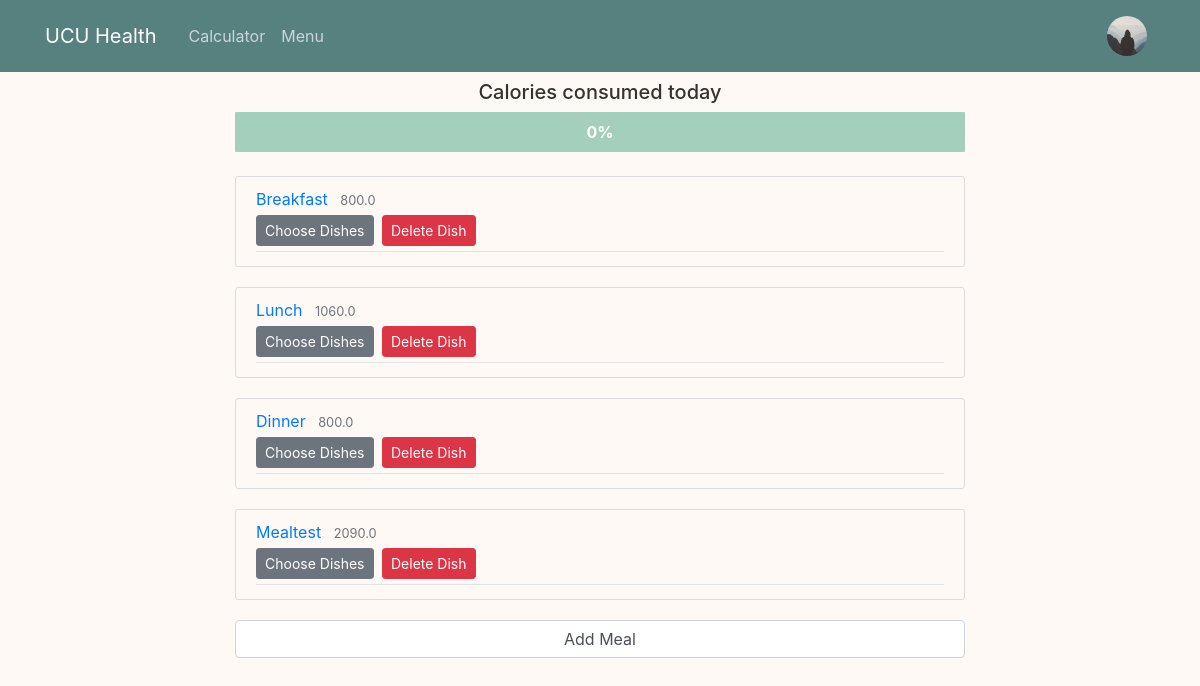
The app's page /main (signed in) with its own data.
### main/models.py (models this page shows, shortened)
class User(db.Model, UserMixin):
    id = db.Column(db.Integer, primary_key=True)
    username = db.Column(db.String(20), unique=True, nullable=False)
    email = db.Column(db.String(120), unique=True, nullable=False)
    password = db.Column(db.String(100), nullable=False)
    image_file = db.Column(db.String(20), nullable = False, default='default.jpg')
    custom_plan = db.Column(db.Boolean, default = False)
    sex = db.Column(db.String(10), nullable = False)
    age = db.Column(db.Integer, nullable = False)
    height = db.Column(db.Integer, nullable=False)
    weight = db.Column(db.Integer, nullable=False)
    goal = db.Column(db.Integer, nullable=False)
    activity = db.Column(db.Float, nullable=False)
    calories = db.Column(db.Float, nullable=False)
    proteins = db.Column(db.Float, nullable=False)
    carbs = db.Column(db.Float, nullable=False)
    fats = db.Column(db.Float, nullable=False)
    meals = db.relationship('Meal', backref="author", lazy = True)

class Meal(db.Model):
    id = db.Column(db.Integer, primary_key = True)
    name = db.Column(db.String(30), nullable = False)
    calories = db.Column(db.Float, nullable = False)
    proteins = db.Column(db.Float, nullable = False)
    carbs = db.Column(db.Float, nullable = False)
    fats = db.Column(db.Float, nullable = False)
    choicen = db.Column(db.Integer, default = 0)
    date_added = db.Column(db.Date, nullable = False,
        default = datetime.date(datetime.utcnow()))
    user_id = db.Column(db.Integer, db.ForeignKey("user.id"), nullable = False)
    dishes = db.relationship('Dish', backref = 'meal', lazy=True)

### main/routes.py (the view, shortened to what this page needs)
@app.route("/", methods=['GET', 'POST'])
@app.route("/main", methods=['GET', 'POST'])
def main():
    if not current_user.is_authenticated:
        return render_template('home.html', title = 'Home')
    meals = Meal.query.filter_by(date_added = datetime.date(datetime.utcnow()),
            user_id = current_user.id).all()
    return render_template('main.html', title = 'Main', meals = meals)

### main/models.py (called while the page is built)
@login_manager.user_loader
def load_user(user_id):
    return User.query.get(int(user_id))

### main/templates/main.html (shortened to what this page needs)
{% extends "layout.html" %}
{% block content %}
<link href="{{ url_for('static', filename='main_bar.css') }}" rel="stylesheet">
<h5 align="center">Calories consumed today</h5>
<div class="progress-bar" role="progressbar">
    <div class="progress-bar-value">0%</div>
</div>
<br>
<form method="POST" action="">
  {% set total_calories = 0 %}
  {% for meal in meals %}
  {% set total_calories = total_calories + meal.calories %}
  <article class="media content-section">
    <div class="media-body">
    <div class="article-metadata">
        <a class="mr-2" href="#">{{ meal.name }}</a>
        <small class="text-muted">{{ meal.calories }}</small>
        <div>
            {% if meal.choicen == False %}
              <a class="btn btn-secondary btn-sm mt-1 mb-1" href="{{url_for('choose_dishes', meal_id = meal.id)}}">Choose Dishes</a>
            {% else %}
              <a class="btn btn-secondary btn-sm mt-1 mb-1" href="{{url_for('show_dish', meal_id = meal.id)}}">Show Dish</a>
              <a class="btn btn-secondary btn-sm mt-1 mb-1" href="{{url_for('view_dishes', meal_id = meal.id)}}">Change Dish</a>
            {% endif %}
            <a class="btn btn-danger btn-sm m-1" href="{{url_for('delete_meal', meal_id = meal.id)}}">Delete Dish</a>
        </div>
  </article>
  {% endfor %}
  <form method="POST" action="">
    <div class="input_field">
      <input type="submit", name="submit_button", value="Add Meal", class="form-control", id="all_meal">
    </div>
  </form>
</form>
{% endblock content %}

### main/templates/layout.html (shortened to what this page needs)
<!DOCTYPE html>
<html>
  <head>
    <link
      rel="stylesheet"
      href="https://maxcdn.bootstrapcdn.com/bootstrap/4.0.0/css/bootstrap.min.css"
 />
    <link
      rel="stylesheet"
      type="text/css"
      href="{{ url_for('static', filename='main.css') }}" />
  </head>
  <body>
    <header class="site-header">
      <nav class="navbar navbar-expand-lg navbar-dark bg-steel fixed-top">
        <div class="container">
          <a class="navbar-brand mr-4" href="{{ url_for('main') }}">UCU Health</a>
          <div class="collapse navbar-collapse" id="navbarToggle">
            <div class="navbar-nav mr-auto">
              <a class="nav-item nav-link" href="{{ url_for('calculator') }}">Calculator</a>
              <a class="nav-item nav-link" href="{{ url_for('menu') }}">Menu</a>
            </div>
            <div class="navbar-nav">
            {% if current_user.is_authenticated %}
              <a class="nav-item nav-link" href="{{ url_for("account") }}"><img class="rounded-circle panel-img" src="{{ url_for('static', filename = 'profile_pics/' + current_user.image_file ) }} "></a>
            {% else %}
              <a class="nav-item nav-link" href="{{ url_for("login") }}">Login</a>
              <a class="nav-item nav-link" href="{{ url_for("register") }}">Register</a>
            {% endif %}
            </div>
          </div>
        </div>
      </nav>
    </header>
    <main role="main" class="container">
      <div class="row">
        <div class="col-md-8">
          {% block content %}{% endblock %}
        </div>
    </main>
  </body>
</html>

### main/static/main.css (style rules this page uses)
body { background: #fff9f5; color: #333333; margin-top: 5rem; }
.row { display: flex; justify-content: center; align-items: center; }
.bg-steel { background-color: #57817f; }
.site-header .navbar-nav .nav-link { color: #cbd5db; }
.content-section { background: #fff9f5;; padding: 10px 20px; border: 1px solid #dddddd; border-radius: 3px; margin-bottom: 20px; }
.article-metadata { padding-bottom: 1px; margin-bottom: 4px; border-bottom: 1px solid #e3e3e3 }
.panel-img { height: 40px; width: 40px; }

### main/static/main_bar.css (style rules this page uses)
.progress-bar { background-color: #a4cfbc; position: relative; width: auto; height: 40px; border-radius: 1px; border: #57817f; }
.progress-bar-value { position: absolute; width: 100%; height: 100%; display: flex; align-items: center; justify-content: center; font-weight: bold; }
.bg-steel { background-color: #57817f; }
.site-header .navbar-nav .nav-link { color: #cbd5db; }
.content-section { background: #fff9f5; padding: 10px 20px; border: 1px solid #dddddd; border-radius: 3px; margin-bottom: 20px; }
.article-metadata { color: #57817f; padding-bottom: 1px; margin-bottom: 4px; border-bottom: 1px solid #e3e3e3 }
.panel-img { height: 40px; width: 40px; }
.mr-2 { background: #fff9f5;; font-size: 16px; color: #57817f text-decoration: none; }

### records on screen
User: image_file (placeholder picture)
Meal: name "Breakfast", calories "800.0"
Meal: name "Lunch", calories "1060.0"
Meal: name "Dinner", calories "800.0"
Meal: name "Mealtest", calories "2090.0"
